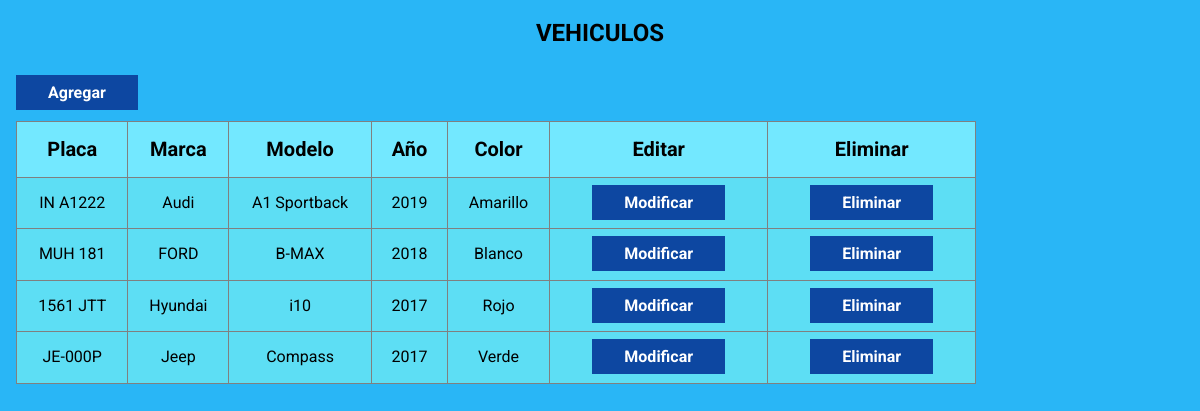
The page / on the database its author committed.
### tables this page shows
CREATE TABLE `vehiculos` (
  `id` int(11) NOT NULL,
  `placa` varchar(10) NOT NULL,
  `marca` varchar(25) NOT NULL,
  `modelo` varchar(25) NOT NULL,
  `anio` int(4) NOT NULL,
  `color` varchar(25) NOT NULL
);

### controllers/Vehiculos.php (called while the page is built, shortened)
<?php
class Vehiculoscontroller {
    public function __construct() {
        require_once "models/VehiculosModel.php";
    }
    public function index() {
        require_once "models/VehiculosModel.php";
        $vehiculos = new Vehiculos_model();
        $data["titulo"] = "Vehiculos";
        $data["vehiculos"] = $vehiculos->get_vehiculos();
        require_once "views/vehiculos/vehiculos.php";
    }
}
?>

### config/database.php (called while the page is built)
<?php
class Conectar {
    public static function conexion() {
        $conexion = new mysqli("localhost" , "root", "", "mvc");
        return $conexion;
    }
}
?>

### models/VehiculosModel.php (called while the page is built, shortened)
<?php
class Vehiculos_model {
    private $db;
    private $vehiculos;
    public function __construct() {
        $this->db = Conectar::conexion();
        $this->vehiculos = array();
    }
    public function get_vehiculos() {
        $sql = "SELECT * FROM vehiculos";
        $resultado = $this->db->query($sql);
        while ($row = $resultado->fetch_assoc()) {
            $this->vehiculos[] = $row;
        }
        return $this->vehiculos;
    }
}

### views/vehiculos/vehiculos.php (the view, shortened to what this page needs)
<!DOCTYPE html>
<html lang="en">
<head>
    <link rel="stylesheet" href="assets/css/normalize.css">
    <link rel="stylesheet" href="assets/css/style.css">
</head>
<body class="body">
    <h2><?php echo $data["titulo"] ?></h2>
    <br><br>
    <a href="index.php?c=vehiculos&a=nuevo">Agregar</a>
    <br><br>
    <table border="1" width="80%" class="tabla">
        <thead class="head">
            <tr>
                <th>Placa</th>
                <th>Marca</th>
                <th>Modelo</th>
                <th>Año</th>
                <th>Color</th>
                <th>Editar</th>
                <th>Eliminar</th>
            </tr>
        </thead>
        <tbody class="body-table">
            <?php foreach ($data["vehiculos"] as $dato) {
                echo "<tr>";
                echo "<td>"  . $dato["placa"] . "</td>";
                echo "<td>"  . $dato["marca"] . "</td>";
                echo "<td>"  . $dato["modelo"] . "</td>";
                echo "<td>"  . $dato["anio"] . "</td>";
                echo "<td>"  . $dato["color"] . "</td>";
                echo "<td> <a href='index.php?c=vehiculos&a=modificar&id=" . $dato["id"] . "'>Modificar</a> </td>";
                echo "<td> <a href='index.php?c=vehiculos&a=eliminar&id=" . $dato["id"] . "'>Eliminar</a> </td>";
                echo "</tr>";
            }
            ?>
        </tbody>
    </table>
</body>
</html>

### index.php (shortened to what this page needs)
<?php
require_once "config/database.php";
require_once "controllers/Vehiculos.php";
if (isset($_GET['c'])) {
    $controlador = cargarControlador($_GET['c']);
    if (isset($_GET['a'])) {
        if (isset($_GET['id'])) {
            cargarAccion($controlador, $_GET['a'], $_GET['id']);
        } else {
            cargarAccion($controlador, $_GET['a']);
        }
    } else {
        cargarAccion($controlador, ACCION_PRINCIPAL);
    }
} else {
    $controlador = cargarControlador(CONTROLADOR_PRINCIPAL);
    $accionTmp = ACCION_PRINCIPAL;
    $controlador->$accionTmp();
}
?>

### assets/css/style.css (style rules this page uses)
* { font-family: 'Roboto', sans-serif; }
body { background-color: #29b6f6; }
h2 { text-transform: uppercase; font-weight: 700; text-align: center; margin-bottom: 0; }
.body a { padding: 0.5rem 2rem; margin: 2rem 1rem; margin-top: 1px; margin-bottom: 0px; color: white; background-color: #0d47a1; font-weight: 700; font-size: 1rem; text-decoration: none; transition: all 1s; }
.tabla { margin: 1rem; margin-top: 0; border-collapse: collapse; }
.head { font-size: 20px; font-weight: bold; padding: 2rem; }
.head th { background: #73e8ff; padding: 1rem; }
.body-table td { text-align: center; background: #5ddef4; margin: 1rem; padding: 1rem; }

### rows shown on the page
vehiculos: placa "IN A1222", marca "Audi", modelo "A1 Sportback", anio "2019", color "Amarillo"
vehiculos: placa "MUH 181", marca "FORD", modelo "B-MAX", anio "2018", color "Blanco"
vehiculos: placa "1561 JTT", marca "Hyundai", modelo "i10", anio "2017", color "Rojo"
vehiculos: placa "JE-000P", marca "Jeep", modelo "Compass", anio "2017", color "Verde"

### other values the page prints
$data["titulo"] "VEHICULOS"
